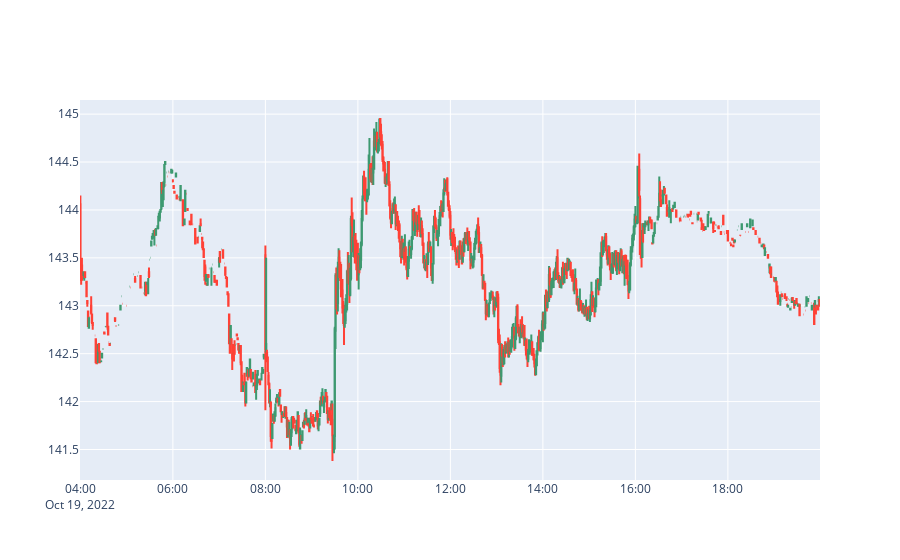

This figure's notebook cell:
### Code cell
candlestick = go.Candlestick(x = day_df_1.index, open = day_df['Open'], high = day_df['High'], low = day_df['Low'], close = day_df['Close'])
fig = go.Figure(data=[candlestick])

fig.update_layout(xaxis_rangeslider_visible=False)
fig.show()

### Figure 1 — Plotly figure (JSON) as saved in the notebook; plotly's stock layout.template omitted (floating-point values rounded to 4 significant figures; data arrays with more than 128 entries replaced by an {"elided": "..."} marker saying what was removed)
{"data": [{"close": {"elided": "854 float values"}, "high": {"elided": "854 float values"}, "low": {"elided": "854 float values"}, "open": {"elided": "854 float values"}, "type": "candlestick", "x": {"elided": "854 str values"}}], "layout": {"xaxis": {"rangeslider": {"visible": false}}}}
